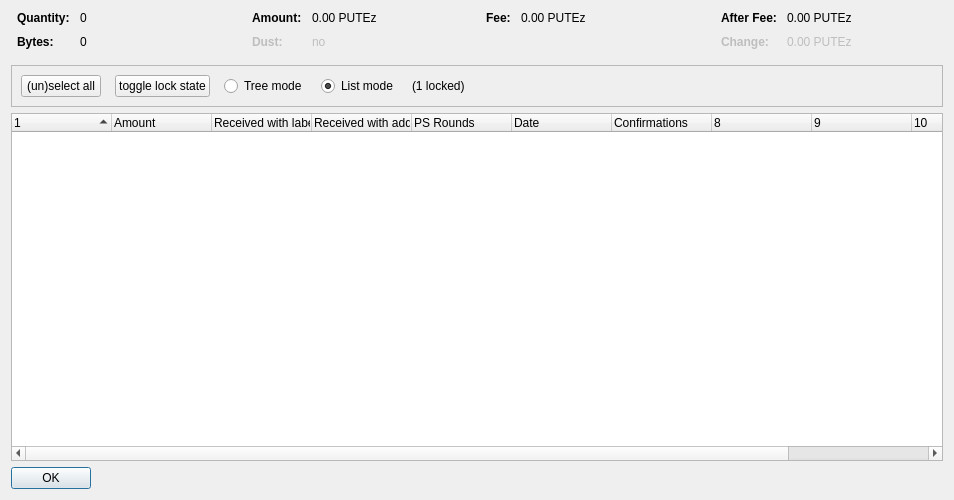
<?xml version="1.0" encoding="UTF-8"?>
<ui version="4.0">
 <class>CoinControlDialog</class>
 <widget class="QDialog" name="CoinControlDialog">
  <property name="geometry">
   <rect>
    <x>0</x>
    <y>0</y>
    <width>954</width>
    <height>500</height>
   </rect>
  </property>
  <property name="windowTitle">
   <string>Coin Selection</string>
  </property>
  <layout class="QVBoxLayout" name="verticalLayout">
   <item>
    <layout class="QHBoxLayout" name="horizontalLayoutTop" stretch="0,0,0,0">
     <property name="topMargin">
      <number>0</number>
     </property>
     <property name="bottomMargin">
      <number>10</number>
     </property>
     <item>
      <layout class="QFormLayout" name="formLayoutCoinControl1">
       <property name="horizontalSpacing">
        <number>10</number>
       </property>
       <property name="verticalSpacing">
        <number>10</number>
       </property>
       <property name="leftMargin">
        <number>6</number>
       </property>
       <property name="rightMargin">
        <number>6</number>
       </property>
       <item row="0" column="0">
        <widget class="QLabel" name="labelCoinControlQuantityText">
         <property name="font">
          <font>
           <weight>75</weight>
           <bold>true</bold>
          </font>
         </property>
         <property name="text">
          <string>Quantity:</string>
         </property>
        </widget>
       </item>
       <item row="0" column="1">
        <widget class="QLabel" name="labelCoinControlQuantity">
         <property name="cursor">
          <cursorShape>IBeamCursor</cursorShape>
         </property>
         <property name="contextMenuPolicy">
          <enum>Qt::ActionsContextMenu</enum>
         </property>
         <property name="text">
          <string notr="true">0</string>
         </property>
         <property name="textInteractionFlags">
          <set>Qt::LinksAccessibleByMouse|Qt::TextSelectableByKeyboard|Qt::TextSelectableByMouse</set>
         </property>
        </widget>
       </item>
       <item row="1" column="0">
        <widget class="QLabel" name="labelCoinControlBytesText">
         <property name="font">
          <font>
           <weight>75</weight>
           <bold>true</bold>
          </font>
         </property>
         <property name="text">
          <string>Bytes:</string>
         </property>
        </widget>
       </item>
       <item row="1" column="1">
        <widget class="QLabel" name="labelCoinControlBytes">
         <property name="cursor">
          <cursorShape>IBeamCursor</cursorShape>
         </property>
         <property name="contextMenuPolicy">
          <enum>Qt::ActionsContextMenu</enum>
         </property>
         <property name="text">
          <string notr="true">0</string>
         </property>
         <property name="textInteractionFlags">
          <set>Qt::LinksAccessibleByMouse|Qt::TextSelectableByKeyboard|Qt::TextSelectableByMouse</set>
         </property>
        </widget>
       </item>
      </layout>
     </item>
     <item>
      <layout class="QFormLayout" name="formLayoutCoinControl2">
       <property name="horizontalSpacing">
        <number>10</number>
       </property>
       <property name="verticalSpacing">
        <number>10</number>
       </property>
       <property name="leftMargin">
        <number>6</number>
       </property>
       <property name="rightMargin">
        <number>6</number>
       </property>
       <item row="0" column="0">
        <widget class="QLabel" name="labelCoinControlAmountText">
         <property name="font">
          <font>
           <weight>75</weight>
           <bold>true</bold>
          </font>
         </property>
         <property name="text">
          <string>Amount:</string>
         </property>
        </widget>
       </item>
       <item row="0" column="1">
        <widget class="QLabel" name="labelCoinControlAmount">
         <property name="cursor">
          <cursorShape>IBeamCursor</cursorShape>
         </property>
         <property name="contextMenuPolicy">
          <enum>Qt::ActionsContextMenu</enum>
         </property>
         <property name="text">
          <string notr="true">0.00 PUTEz</string>
         </property>
         <property name="textInteractionFlags">
          <set>Qt::LinksAccessibleByMouse|Qt::TextSelectableByKeyboard|Qt::TextSelectableByMouse</set>
         </property>
        </widget>
       </item>
       <item row="1" column="0">
        <widget class="QLabel" name="labelCoinControlLowOutputText">
         <property name="enabled">
          <bool>false</bool>
         </property>
         <property name="font">
          <font>
           <weight>75</weight>
           <bold>true</bold>
          </font>
         </property>
         <property name="text">
          <string>Dust:</string>
         </property>
        </widget>
       </item>
       <item row="1" column="1">
        <widget class="QLabel" name="labelCoinControlLowOutput">
         <property name="enabled">
          <bool>false</bool>
         </property>
         <property name="cursor">
          <cursorShape>IBeamCursor</cursorShape>
         </property>
         <property name="contextMenuPolicy">
          <enum>Qt::ActionsContextMenu</enum>
         </property>
         <property name="text">
          <string notr="true">no</string>
         </property>
         <property name="textInteractionFlags">
          <set>Qt::LinksAccessibleByMouse|Qt::TextSelectableByKeyboard|Qt::TextSelectableByMouse</set>
         </property>
        </widget>
       </item>
      </layout>
     </item>
     <item>
      <layout class="QFormLayout" name="formLayoutCoinControl3">
       <property name="horizontalSpacing">
        <number>10</number>
       </property>
       <property name="verticalSpacing">
        <number>10</number>
       </property>
       <property name="leftMargin">
        <number>6</number>
       </property>
       <property name="rightMargin">
        <number>6</number>
       </property>
       <item row="0" column="0">
        <widget class="QLabel" name="labelCoinControlFeeText">
         <property name="font">
          <font>
           <weight>75</weight>
           <bold>true</bold>
          </font>
         </property>
         <property name="text">
          <string>Fee:</string>
         </property>
        </widget>
       </item>
       <item row="0" column="1">
        <widget class="QLabel" name="labelCoinControlFee">
         <property name="cursor">
          <cursorShape>IBeamCursor</cursorShape>
         </property>
         <property name="contextMenuPolicy">
          <enum>Qt::ActionsContextMenu</enum>
         </property>
         <property name="text">
          <string notr="true">0.00 PUTEz</string>
         </property>
         <property name="textInteractionFlags">
          <set>Qt::LinksAccessibleByMouse|Qt::TextSelectableByKeyboard|Qt::TextSelectableByMouse</set>
         </property>
        </widget>
       </item>
      </layout>
     </item>
     <item>
      <layout class="QFormLayout" name="formLayoutCoinControl4">
       <property name="horizontalSpacing">
        <number>10</number>
       </property>
       <property name="verticalSpacing">
        <number>10</number>
       </property>
       <property name="leftMargin">
        <number>6</number>
       </property>
       <property name="rightMargin">
        <number>6</number>
       </property>
       <item row="0" column="0">
        <widget class="QLabel" name="labelCoinControlAfterFeeText">
         <property name="font">
          <font>
           <weight>75</weight>
           <bold>true</bold>
          </font>
         </property>
         <property name="text">
          <string>After Fee:</string>
         </property>
        </widget>
       </item>
       <item row="0" column="1">
        <widget class="QLabel" name="labelCoinControlAfterFee">
         <property name="cursor">
          <cursorShape>IBeamCursor</cursorShape>
         </property>
         <property name="contextMenuPolicy">
          <enum>Qt::ActionsContextMenu</enum>
         </property>
         <property name="text">
          <string notr="true">0.00 PUTEz</string>
         </property>
         <property name="textInteractionFlags">
          <set>Qt::LinksAccessibleByMouse|Qt::TextSelectableByKeyboard|Qt::TextSelectableByMouse</set>
         </property>
        </widget>
       </item>
       <item row="1" column="0">
        <widget class="QLabel" name="labelCoinControlChangeText">
         <property name="enabled">
          <bool>false</bool>
         </property>
         <property name="font">
          <font>
           <weight>75</weight>
           <bold>true</bold>
          </font>
         </property>
         <property name="text">
          <string>Change:</string>
         </property>
        </widget>
       </item>
       <item row="1" column="1">
        <widget class="QLabel" name="labelCoinControlChange">
         <property name="enabled">
          <bool>false</bool>
         </property>
         <property name="cursor">
          <cursorShape>IBeamCursor</cursorShape>
         </property>
         <property name="contextMenuPolicy">
          <enum>Qt::ActionsContextMenu</enum>
         </property>
         <property name="text">
          <string notr="true">0.00 PUTEz</string>
         </property>
         <property name="textInteractionFlags">
          <set>Qt::LinksAccessibleByMouse|Qt::TextSelectableByKeyboard|Qt::TextSelectableByMouse</set>
         </property>
        </widget>
       </item>
      </layout>
     </item>
    </layout>
   </item>
   <item>
    <widget class="QFrame" name="frame">
     <property name="minimumSize">
      <size>
       <width>0</width>
       <height>40</height>
      </size>
     </property>
     <property name="frameShape">
      <enum>QFrame::StyledPanel</enum>
     </property>
     <property name="frameShadow">
      <enum>QFrame::Sunken</enum>
     </property>
     <layout class="QHBoxLayout" name="horizontalLayout">
      <item>
       <layout class="QHBoxLayout" name="horizontalLayoutPanel" stretch="0,0,0,0,0,0">
        <property name="spacing">
         <number>14</number>
        </property>
        <item>
         <widget class="QPushButton" name="pushButtonSelectAll">
          <property name="sizePolicy">
           <sizepolicy hsizetype="Maximum" vsizetype="Fixed">
            <horstretch>0</horstretch>
            <verstretch>0</verstretch>
           </sizepolicy>
          </property>
          <property name="text">
           <string>(un)select all</string>
          </property>
          <property name="autoDefault">
           <bool>false</bool>
          </property>
         </widget>
        </item>
        <item>
         <widget class="QPushButton" name="pushButtonToggleLock">
          <property name="sizePolicy">
           <sizepolicy hsizetype="Maximum" vsizetype="Fixed">
            <horstretch>0</horstretch>
            <verstretch>0</verstretch>
           </sizepolicy>
          </property>
          <property name="text">
           <string>toggle lock state</string>
          </property>
          <property name="autoDefault">
           <bool>false</bool>
          </property>
         </widget>
        </item>
        <item>
         <widget class="QRadioButton" name="radioTreeMode">
          <property name="sizePolicy">
           <sizepolicy hsizetype="Maximum" vsizetype="Fixed">
            <horstretch>0</horstretch>
            <verstretch>0</verstretch>
           </sizepolicy>
          </property>
          <property name="text">
           <string>Tree mode</string>
          </property>
         </widget>
        </item>
        <item>
         <widget class="QRadioButton" name="radioListMode">
          <property name="sizePolicy">
           <sizepolicy hsizetype="Maximum" vsizetype="Fixed">
            <horstretch>0</horstretch>
            <verstretch>0</verstretch>
           </sizepolicy>
          </property>
          <property name="text">
           <string>List mode</string>
          </property>
          <property name="checked">
           <bool>true</bool>
          </property>
         </widget>
        </item>
        <item>
         <widget class="QLabel" name="labelLocked">
          <property name="text">
           <string>(1 locked)</string>
          </property>
         </widget>
        </item>
        <item>
         <spacer name="horizontalSpacer">
          <property name="orientation">
           <enum>Qt::Horizontal</enum>
          </property>
          <property name="sizeHint" stdset="0">
           <size>
            <width>40</width>
            <height>20</height>
           </size>
          </property>
         </spacer>
        </item>
       </layout>
      </item>
     </layout>
    </widget>
   </item>
   <item>
    <widget class="CoinControlTreeWidget" name="treeWidget">
     <property name="contextMenuPolicy">
      <enum>Qt::CustomContextMenu</enum>
     </property>
     <property name="sortingEnabled">
      <bool>false</bool>
     </property>
     <property name="columnCount">
      <number>11</number>
     </property>
     <attribute name="headerShowSortIndicator" stdset="0">
      <bool>true</bool>
     </attribute>
     <attribute name="headerStretchLastSection">
      <bool>false</bool>
     </attribute>
     <column>
      <property name="text">
       <string/>
      </property>
     </column>
     <column>
      <property name="text">
       <string>Amount</string>
      </property>
     </column>
     <column>
      <property name="text">
       <string>Received with label</string>
      </property>
     </column>
     <column>
      <property name="text">
       <string>Received with address</string>
      </property>
     </column>
     <column>
      <property name="text">
       <string>PS Rounds</string>
      </property>
     </column>
     <column>
      <property name="text">
       <string>Date</string>
      </property>
     </column>
     <column>
      <property name="text">
       <string>Confirmations</string>
      </property>
      <property name="toolTip">
       <string>Confirmed</string>
      </property>
     </column>
     <column>
      <property name="text">
       <string/>
      </property>
     </column>
     <column>
      <property name="text">
       <string/>
      </property>
     </column>
     <column>
      <property name="text">
       <string/>
      </property>
     </column>
     <column>
      <property name="text">
       <string/>
      </property>
     </column>
    </widget>
   </item>
   <item>
    <widget class="QDialogButtonBox" name="buttonBox">
     <property name="sizePolicy">
      <sizepolicy hsizetype="Maximum" vsizetype="Fixed">
       <horstretch>0</horstretch>
       <verstretch>0</verstretch>
      </sizepolicy>
     </property>
     <property name="orientation">
      <enum>Qt::Horizontal</enum>
     </property>
     <property name="standardButtons">
      <set>QDialogButtonBox::Ok</set>
     </property>
    </widget>
   </item>
  </layout>
 </widget>
 <customwidgets>
  <customwidget>
   <class>CoinControlTreeWidget</class>
   <extends>QTreeWidget</extends>
   <header>coincontroltreewidget.h</header>
  </customwidget>
 </customwidgets>
 <resources/>
 <connections/>
</ui>
